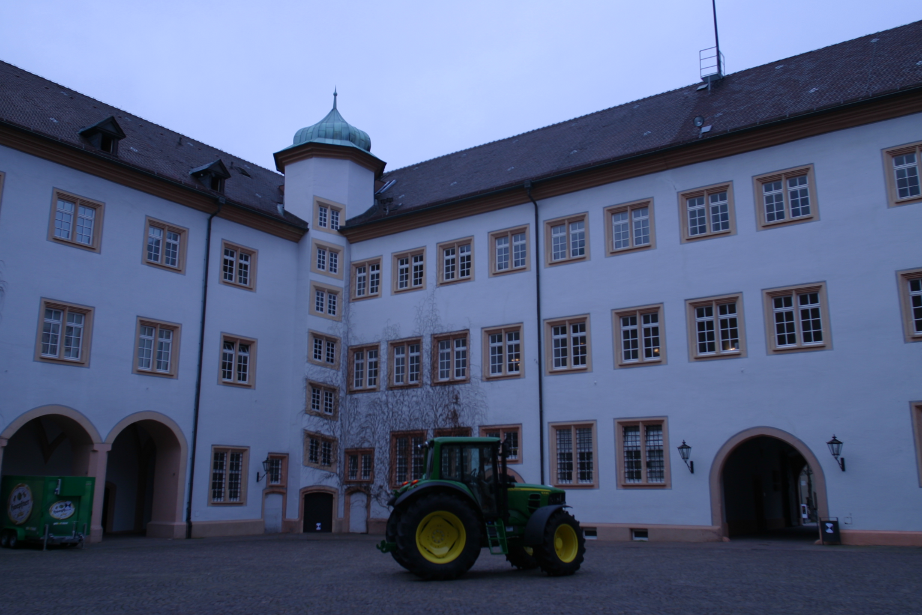
%> input picture lab2/Data/castle_int/0016_s.png, 922 x 615 px
$ octave lab2.m   (GNU Octave 9; MATLAB toolbox functions it lacks are replaced by stand-ins)
%> lines starting %> are read from the running program, lines starting %| are printed output that depends on the picture
### lab2/sift/sift.m
function [frames,descriptors,gss,dogss]=sift(I,varargin)
% SIFT Extract SIFT features
%   [FRAMES,DESCR]=SIFT(I) extracts the SIFT frames FRAMES and their
%   descriptors DESCR from the image I.
%
%   The image I must be gray-scale, of storage class DOUBLE and
%   ranging in [0,1].
%
%   FRAMES is a 4xK matrix storing one SIFT frame per column. Its
%   format is:
%
%     FRAMES(1:2,k)  center (X,Y) of the frame k,
%     FRAMES(3,k)    scale SIGMA of the frame k,
%     FRAMES(4,k)    orientation THETA of the frame k.
%
%   Note that the X,Y center coordinates are (0,0) based, contrary to
%   the standard MATLAB convention that uses (1,1) as the top-left
%   image coordiante. The plotting function PLOTSIFTFRAME() and
%   PLOTSIFTDESCRIPTOR() automatically shift the keypoints to the
%   default (1,1) reference.
%
%   DESCR is a DxK matrix stores one descriptor per columm (usually
%   D=128).
%
%   [FRAMES,DESCR,GSS,DOGSS]=SIFT(...) returns the Gaussian and
%   Difference of Gaussians scale spaces computed by the algorithm.
%
%   The function accepts the following option-value pairs:
%
%   Verbosity - Verbosity level [{0},1]
%     0 = quiet, 1 = print detailed progress report
%
%   BoundaryPoint - Remove frames on the image boundaries [0,{1}]
%     Remove points whose descriptor intersects the boundary.
%
%   NumOctaves - Number of octaves [1,2,...]
%     Number of octaves of the Gaussian scale space. By default it is
%     computed to cover all possible feature sizes.
%
%   FirstOctave - Index of the first octave [...,-1,{0},+1,...]
%     Setting the parameter to -1 has the effect of doubling the image
%     before computing the scale space.
%
%   NumLevels - [1,2,...]
%     Number of scale levels within each octave.
%
%   Sigma0 - Base smoothing [pixels]
%     Smoothing of the level 0 of octave 0 of the scale space. By
%     default it is set to be equivalent to the value 1.6 of [1].
%     Since however 1.6 is the smoothing of the level -1 and Simga0
%     of the level 0, the actual value is NOT 1.6.
%
%   SigmaN - Nominal smoothing [pixels, {0.5}]
%     Nominal smoothing of the input image.
%
%   Threshold - Strenght threshold [>= 0, {0.01}]
%     Maxima of the DOG scale space [1] below this threshold are
%     ignored. Smaller values accept more features.
%
%   EdgeThreshold - Localization threshold [>= 0, {10}]
%     Feature which have flattness score [1] above this threshold are
%     ignored. Bigger values accept more features.
%
%   Magnif - Descriptor window magnification
%     See SIFTDESCRIPTOR().
%
%   NumSpatialBins - Number of spatial bins [2,{4},6,...]
%     See SIFTDESCRIPTOR().
%
%   NumOrientbins - Number of orientation bins [1,2,...,{8},...]
%     See SIFTDESCRIPTOR().
%
%  REFERENCES
%  [1] D. G. Lowe, "Distinctive image features from scale-invariant
%      keypoints," IJCV, vol. 2, no. 60, pp. 91 110, 2004.
%
%   See also GAUSSIANSS(), DIFFSS(), PLOTSIFTFRAME(), PLOTSIFTDESCRIPTOR(),
%            SIFTDESCRIPTOR(), SIFTMATCH().
%

% AUTORIGHTS
% Copyright (c) 2006 The Regents of the University of California.
% All Rights Reserved.
%
% Created by Andrea Vedaldi
% UCLA Vision Lab - Department of Computer Science
%
% Permission to use, copy, modify, and distribute this software and its
% documentation for educational, research and non-profit purposes,
% without fee, and without a written agreement is hereby granted,
% provided that the above copyright notice, this paragraph and the
% following three paragraphs appear in all copies.
%
% This software program and documentation are copyrighted by The Regents
% of the University of California. The software program and
% documentation are supplied "as is", without any accompanying services
% from The Regents. The Regents does not warrant that the operation of
% the program will be uninterrupted or error-free. The end-user
% understands that the program was developed for research purposes and
% is advised not to rely exclusively on the program for any reason.
%
% This software embodies a method for which the following patent has
% been issued: "Method and apparatus for identifying scale invariant
% features in an image and use of same for locating an object in an
% image," David G. Lowe, US Patent 6,711,293 (March 23,
% 2004). Provisional application filed March 8, 1999. Asignee: The
% University of British Columbia.
%
% IN NO EVENT SHALL THE UNIVERSITY OF CALIFORNIA BE LIABLE TO ANY PARTY
% FOR DIRECT, INDIRECT, SPECIAL, INCIDENTAL, OR CONSEQUENTIAL DAMAGES,
% INCLUDING LOST PROFITS, ARISING OUT OF THE USE OF THIS SOFTWARE AND
% ITS DOCUMENTATION, EVEN IF THE UNIVERSITY OF CALIFORNIA HAS BEEN
% ADVISED OF THE POSSIBILITY OF SUCH DAMAGE. THE UNIVERSITY OF
% CALIFORNIA SPECIFICALLY DISCLAIMS ANY WARRANTIES, INCLUDING, BUT NOT
% LIMITED TO, THE IMPLIED WARRANTIES OF MERCHANTABILITY AND FITNESS FOR
% A PARTICULAR PURPOSE. THE SOFTWARE PROVIDED HEREUNDER IS ON AN "AS IS"
% BASIS, AND THE UNIVERSITY OF CALIFORNIA HAS NO OBLIGATIONS TO PROVIDE
% MAINTENANCE, SUPPORT, UPDATES, ENHANCEMENTS, OR MODIFICATIONS.

% --------------------------------------------------------------------
%                                                  Check the arguments
% --------------------------------------------------------------------
if(nargin < 1)
  error('At least one argument is required.') ;
end

[M,N,C] = size(I) ;

% Lowe's equivalents choices
S      =  3 ;
omin   = -1 ;
O      = floor(log2(min(M,N)))-omin-3 ; % up to 8x8 images
sigma0 = 1.6*2^(1/S) ;                  % smooth lev. -1 at 1.6
sigman = 0.5 ;
thresh = 0.04 / S / 2 ;
r      = 10 ;
NBP    = 4 ;
NBO    = 8 ;
magnif = 3.0 ;

% Parese input
compute_descriptor = 0 ;
discard_boundary_points = 1 ;
verb = 0 ;

for k=1:2:length(varargin)
  switch lower(varargin{k})

    case 'numoctaves'
      O = varargin{k+1} ;

    case 'firstoctave'
      omin = varargin{k+1} ;

    case 'numlevels'
      S = varargin{k+1} ;

    case 'sigma0'
      sigma0 = varargin{k+1} ;

    case 'sigman'
      sigmaN = varargin{k+1} ;

    case 'threshold'
      thresh = varargin{k+1} ;

    case 'edgethreshold'
      r = varargin{k+1} ;

    case 'boundarypoint'
     discard_boundary_points = varargin{k+1} ;

    case 'numspatialbins'
      NBP = varargin{k+1} ;

    case 'numorientbins'
      NBO = varargin{k+1} ;

    case 'magnif'
      magnif = varargin{k+1} ;

    case 'verbosity'
     verb = varargin{k+1} ;

    otherwise
      error(['Unknown parameter ''' varargin{k} '''.']) ;
  end
end

% Arguments sanity check
if C > 1
  error('I should be a grayscale image') ;
end

frames      = [] ;
descriptors = [] ;

% --------------------------------------------------------------------
%                                         SIFT Detector and Descriptor
% --------------------------------------------------------------------

% Compute scale spaces
if verb>0, fprintf('SIFT: computing scale space...') ; tic ; end

gss = gaussianss(I,sigman,O,S,omin,-1,S+1,sigma0) ;

if verb>0, fprintf('(%.3f s gss; ',toc) ; tic ; end

dogss = diffss(gss) ;

if verb > 0, fprintf('%.3f s dogss) done\n',toc) ; end
if verb > 0
  fprintf('SIFT scale space parameters [PropertyName in brackets]\n');
  fprintf('  sigman [SigmaN]        : %f\n', sigman) ;
  fprintf('  sigma0 [Sigma0]        : %f\n', dogss.sigma0) ;
  fprintf('       O [NumOctaves]    : %d\n', dogss.O) ;
  fprintf('       S [NumLevels]     : %d\n', dogss.S) ;
  fprintf('    omin [FirstOctave]   : %d\n', dogss.omin) ;
  fprintf('    smin                 : %d\n', dogss.smin) ;
  fprintf('    smax                 : %d\n', dogss.smax) ;
  fprintf('SIFT detector parameters\n')
  fprintf('  thersh [Threshold]     : %e\n', thresh) ;
  fprintf('       r [EdgeThreshold] : %.3f\n', r) ;
  fprintf('SIFT descriptor parameters\n')
  fprintf('  magnif [Magnif]        : %.3f\n', magnif) ;
  fprintf('     NBP [NumSpatialBins]: %d\n', NBP) ;
  fprintf('     NBO [NumOrientBins] : %d\n', NBO) ;
end

for o=1:gss.O
  if verb > 0
    fprintf('SIFT: processing octave %d\n', o-1+omin) ;
                tic ;
  end

  % Local maxima of the DOG octave
  % The 80% tricks discards early very weak points before refinement.
  idx = siftlocalmax(  dogss.octave{o}, 0.8*thresh  ) ;
  idx = [idx , siftlocalmax( - dogss.octave{o}, 0.8*thresh)] ;

  K=length(idx) ;
  [i,j,s] = ind2sub( size( dogss.octave{o} ), idx ) ;
  y=i-1 ;
  x=j-1 ;
  s=s-1+dogss.smin ;
  oframes = [x(:)';y(:)';s(:)'] ;

  if verb > 0
    fprintf('SIFT: %d initial points (%.3f s)\n', ...
      size(oframes, 2), toc) ;
    tic ;
  end

  % Remove points too close to the boundary
  if discard_boundary_points
    % radius = maginf * sigma * NBP / 2
    % sigma = sigma0 * 2^s/S

    rad = magnif * gss.sigma0 * 2.^(oframes(3,:)/gss.S) * NBP / 2 ;
    sel=find(...
      oframes(1,:)-rad >= 1                     & ...
      oframes(1,:)+rad <= size(gss.octave{o},2) & ...
      oframes(2,:)-rad >= 1                     & ...
      oframes(2,:)+rad <= size(gss.octave{o},1)     ) ;
    oframes=oframes(:,sel) ;

    if verb > 0
      fprintf('SIFT: %d away from boundary\n', size(oframes,2)) ;
      tic ;
    end
  end

  % Refine the location, threshold strength and remove points on edges
  oframes = siftrefinemx(...
    oframes, ...
    dogss.octave{o}, ...
    dogss.smin, ...
    thresh, ...
    r) ;

  if verb > 0
    fprintf('SIFT: %d refined (%.3f s)\n', ...
            size(oframes,2),toc) ;
    tic ;
  end

  % Compute the oritentations
  oframes = siftormx(...
    oframes, ...
    gss.octave{o}, ...
    gss.S, ...
    gss.smin, ...
    gss.sigma0 ) ;

  % Store frames
  x     = 2^(o-1+gss.omin) * oframes(1,:) ;
  y     = 2^(o-1+gss.omin) * oframes(2,:) ;
  sigma = 2^(o-1+gss.omin) * gss.sigma0 * 2.^(oframes(3,:)/gss.S) ;
  frames = [frames, [x(:)' ; y(:)' ; sigma(:)' ; oframes(4,:)] ] ;


  % Descriptors
  if nargout > 1
    if verb > 0
      fprintf('SIFT: computing descriptors...') ;
      tic ;
    end

    sh = siftdescriptor(...
      gss.octave{o}, ...
      oframes, ...
      gss.sigma0, ...
      gss.S, ...
      gss.smin, ...
      'Magnif', magnif, ...
      'NumSpatialBins', NBP, ...
      'NumOrientBins', NBO) ;

    descriptors = [descriptors, sh] ;

    if verb > 0, fprintf('done (%.3f s)\n',toc) ; end
  end
end

### lab2/lab2.m
%%%%%%%%%%%%%%%%%%%%%%%%%%%%%%%%%%%%%%%%%%%%%%%%%%%%%%%%%%%%%%%%%%%%%%%%%%%
%% Lab 2: Image mosaics

addpath('sift');

%%%%%%%%%%%%%%%%%%%%%%%%%%%%%%%%%%%%%%%%%%%%%%%%%%%%%%%%%%%%%%%%%%%%%%%%%%%
%% 1. Compute image correspondences

%% Open images

% imargb = imread('Data/llanes/llanes_a.jpg');
% imbrgb = imread('Data/llanes/llanes_b.jpg');
% imcrgb = imread('Data/llanes/llanes_c.jpg');

 imargb = imread('Data/castle_int/0016_s.png');
%> imargb is the input picture: size 615x922x3 uint8; mean R, G, B 84.9, 96, 127.9
 imbrgb = imread('Data/castle_int/0015_s.png');
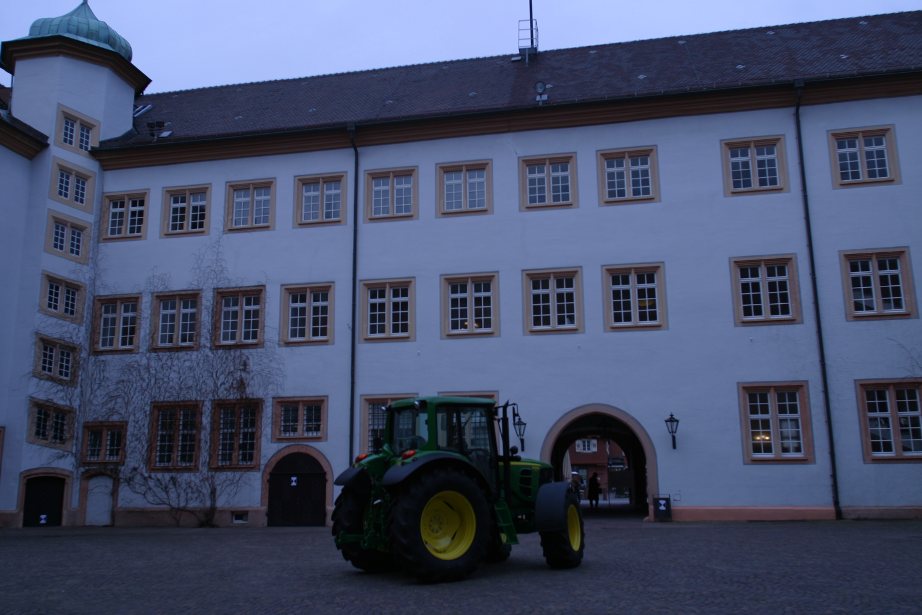
%> input picture lab2/Data/castle_int/0015_s.png, 922 x 615 px
%> imbrgb is the input picture: size 615x922x3 uint8; mean R, G, B 69.8, 79, 107.2
 imcrgb = imread('Data/castle_int/0014_s.png');
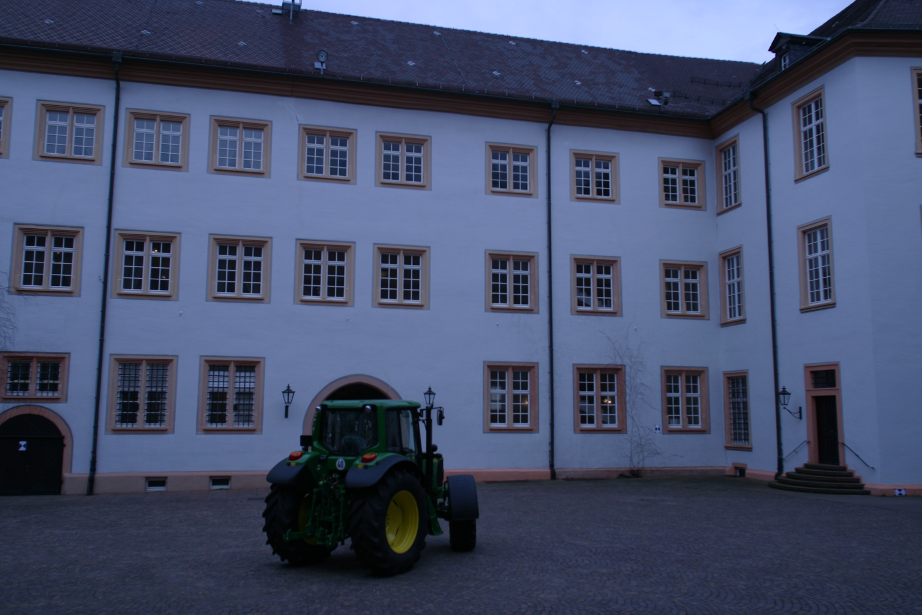
%> input picture lab2/Data/castle_int/0014_s.png, 922 x 615 px
%> imcrgb is the input picture: size 615x922x3 uint8; mean R, G, B 68.9, 78.3, 106.5

% [11 lines of commented-out code are left out]

ima = sum(double(imargb), 3) / 3 / 255;
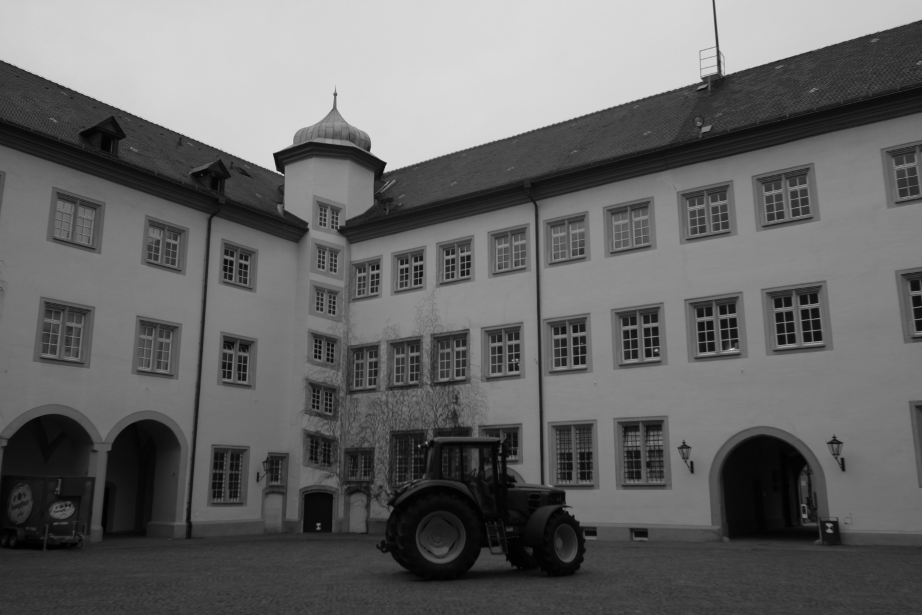
%> ima: size 615x922 double; min 0, max 0.952, mean 0.404
imb = sum(double(imbrgb), 3) / 3 / 255;
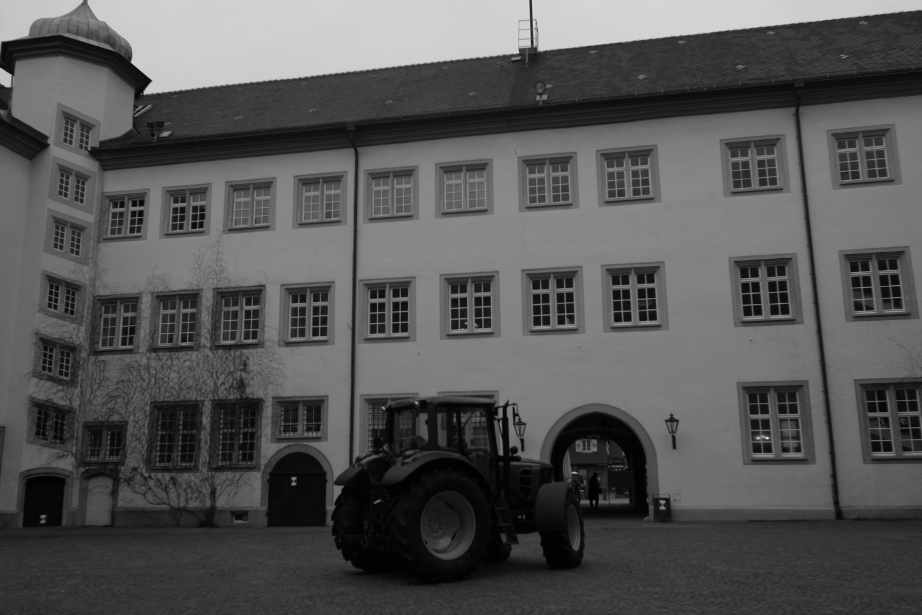
%> imb: size 615x922 double; min 0.00261, max 0.918, mean 0.335
imc = sum(double(imcrgb), 3) / 3 / 255;
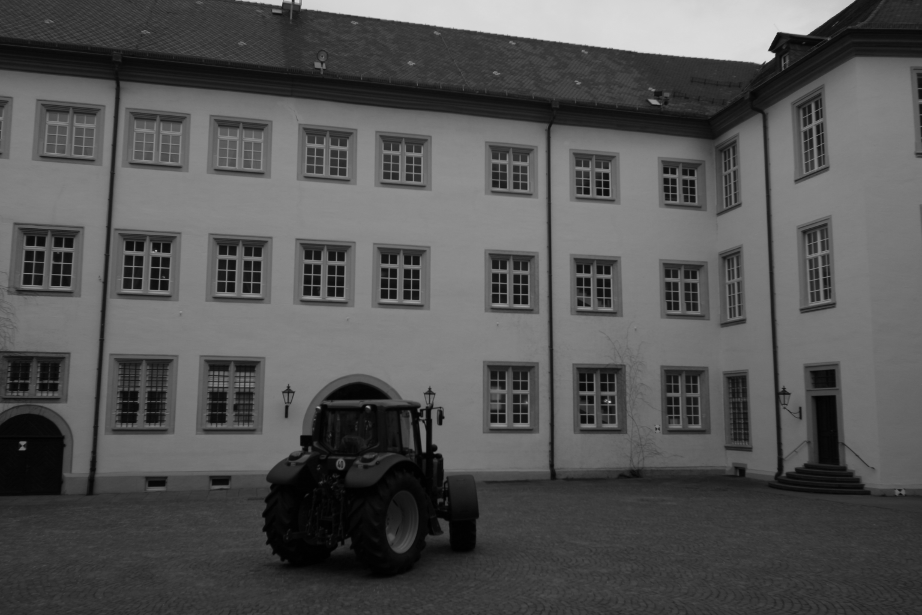
%> imc: size 615x922 double; min 0.00261, max 0.859, mean 0.332

% [6 lines of commented-out code are left out]

%% Compute SIFT keypoints
[points_a, desc_a] = sift(ima, 'Threshold', 0.01);
%> the loop in sift, `for k=1:2:length(varargin)` made 1 pass
%> thresh on pass 1: 0.01
%> after the loop in sift, `for k=1:2:length(varargin)`: NBO = 8; NBP = 4; S = 3; discard_boundary_points = 1; magnif = 3; omin = -1; r = 10; sigma0 = 2.02; verb = 0
%> the run ends on the next line
